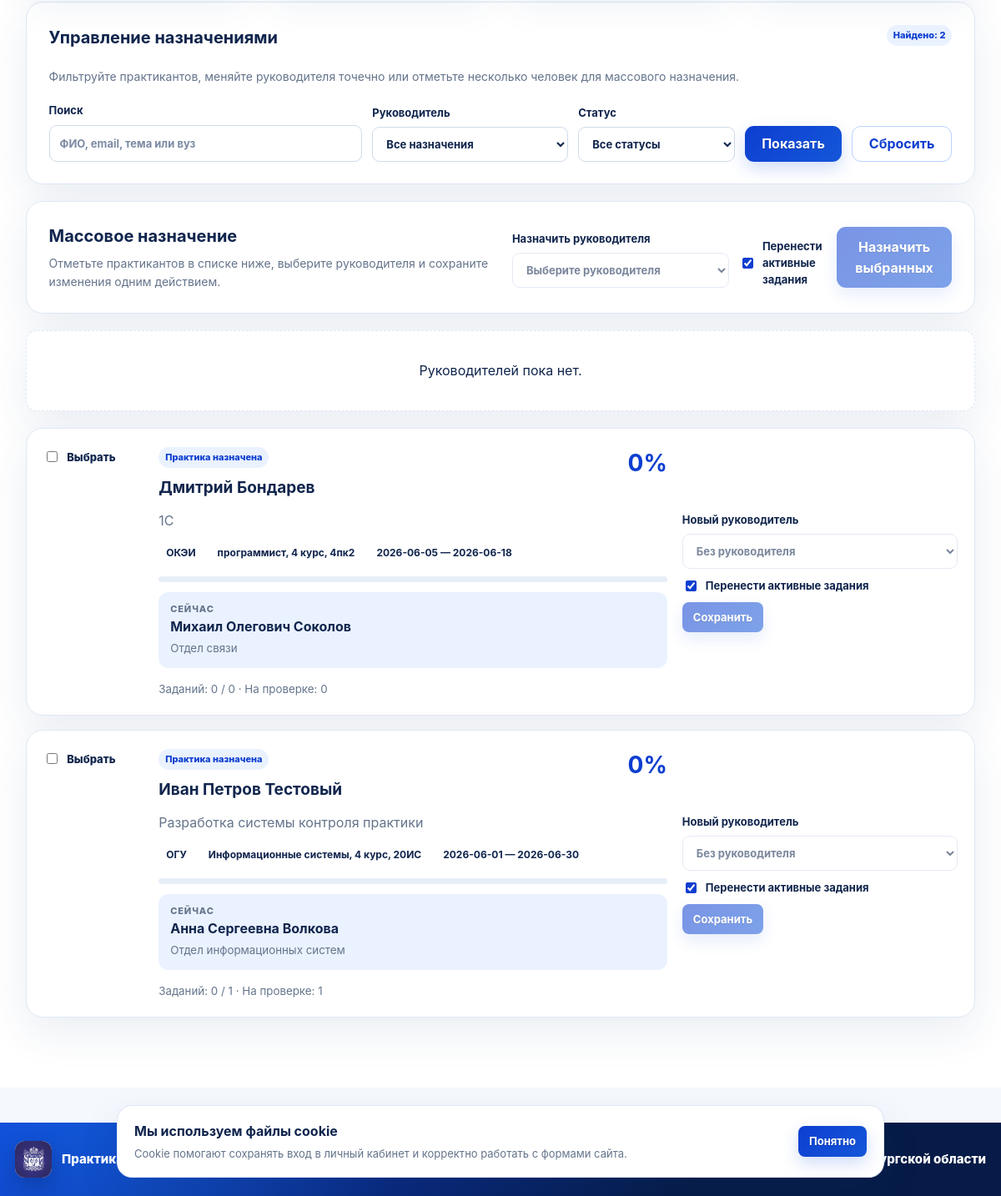
The app's page /index.php?page=assignments (signed in, lower part), older data.
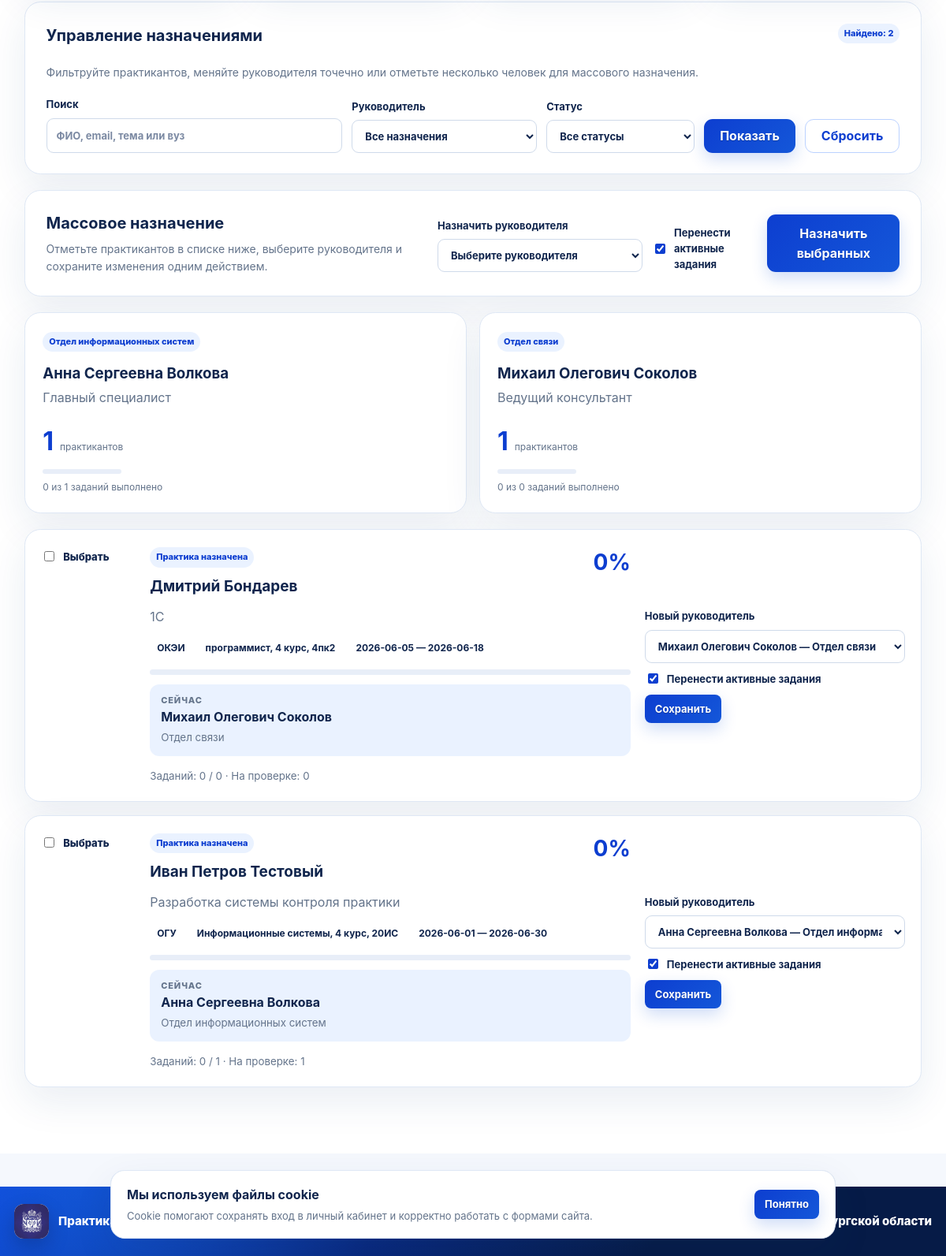
The same page, newer data.
### tables this page shows
CREATE TABLE users (
        id INTEGER PRIMARY KEY AUTOINCREMENT,
        full_name TEXT NOT NULL,
        email TEXT NOT NULL UNIQUE,
        password_hash TEXT NOT NULL,
        role TEXT NOT NULL CHECK(role IN ('admin', 'mentor', 'intern')),
        phone TEXT DEFAULT '',
        department TEXT DEFAULT '',
        position TEXT DEFAULT '',
        created_at TEXT NOT NULL DEFAULT CURRENT_TIMESTAMP
    , mentor_status TEXT NOT NULL DEFAULT 'approved' CHECK(mentor_status IN ('approved', 'pending')));

### config.php (called while the page is built, shortened)
<?php
function e(?string $value): string
{
    return htmlspecialchars($value ?? '', ENT_QUOTES, 'UTF-8');
}
function user(): ?array
{
    return $_SESSION['user'] ?? null;
}
function fetch_all(PDO $db, string $sql, array $params = []): array
{
    $stmt = $db->prepare($sql);
    $stmt->execute($params);
    return $stmt->fetchAll();
}

### index.php (the view, shortened to what this page needs)
<?php
require __DIR__ . '/config.php';
$page = $_GET['page'] ?? (user() ? 'dashboard' : 'home');
$mentors = fetch_all($db, "SELECT id, full_name, department, position FROM users WHERE role = 'mentor' AND mentor_status = 'approved' ORDER BY full_name");
$publicPages = ['home', 'about', 'login', 'register', 'forgot', 'reset'];
$current = user();
if (!in_array($page, $publicPages, true)) {
    $current = require_role('intern', 'mentor', 'admin');
}
function nav_items(?array $current): array
{
    return ['dashboard' => 'Обзор', 'users' => 'Пользователи', 'assignments' => 'Назначения'];
}
?>
<!doctype html>
<html lang="ru">
<head>
    <link rel="stylesheet" href="assets/style.css?v=20260606-mobile-theme">
    <link rel="stylesheet" href="assets/responsive-theme.css?v=20260608-intern-detail">
</head>
<body>
<main>
<?php if ($page === 'home'): ?>
    <section class="hero">
        <div>
            <span class="eyebrow">Единая цифровая среда практики</span>
            <h1>От заявки до итогового заключения — в одной системе</h1>
            <p>Организация, сопровождение и контроль прохождения практики студентами в Министерстве цифрового развития и связи Оренбургской области.</p>
            <div class="actions"><a class="button" href="index.php?page=register">Подать заявку</a><a class="button secondary" href="index.php?page=about">Как это работает</a></div>
        </div>
        <div class="hero-visual">
            <div class="hero-glow"></div>
            <img class="hero-brand-card" src="assets/mincifra-card.jpg" alt="Министерство цифрового развития и связи Оренбургской области">
            <div class="hero-card">
                <img src="assets/orenburg-emblem.webp" alt="Герб Оренбургской области"><div><b>Официальная система</b></div>
            </div>
        </div>
    </section>
    <section class="section"><div class="section-head"><span class="eyebrow">Возможности</span><h2>Практика без лишней переписки</h2></div>
        <div class="feature-showcase">
            <article class="feature feature-primary"><b>01</b><h3>Практикантам</h3><p>Регистрация, выбор руководителя, задания, дневник практики и загрузка отчётов в одном кабинете.</p></article>
            <article class="feature feature-primary"><b>02</b><h3>Руководителям</h3><p>Общий прогресс студентов, постановка задач, проверка отчётов и ежедневных записей дневника.</p></article>
        </div>
    </section>
    <section class="section location-section">
        <div class="location-card">
            <div class="location-copy">
                <span class="eyebrow">Где мы находимся</span>
                <h2>Здание Министерства цифрового развития и связи</h2>
                <a class="button secondary" href="https://yandex.ru/maps/-/CPX0MI7h" target="_blank" rel="noopener">Открыть в Яндекс.Картах</a>
            </div>
            <div class="map-frame">
                <iframe src="https://yandex.ru/map-widget/v1/?ll=55.096744%2C51.761768&amp;pt=55.096409%2C51.761616%2Cpm2rdm&amp;z=18" title="Карта расположения здания Министерства цифрового развития и связи" width="100%" height="720" loading="lazy" allowfullscreen></iframe>
            </div>
        </div>
    </section>
<?php else: ?>
    <?php if ($page === 'dashboard' && $current['role'] === 'intern'):
        $profile = fetch_one($db, 'SELECT p.*, u.full_name mentor_name, u.department FROM intern_profiles p LEFT JOIN users u ON u.id = p.mentor_id WHERE p.user_id = ?', [$current['id']]);
        $stats = fetch_one($db, "SELECT COUNT(*) total, SUM(CASE WHEN status='Выполнено' THEN 1 ELSE 0 END) done FROM tasks WHERE intern_id=?", [$current['id']]); ?>
        <div class="stat-grid"><article class="stat"><span>Общий прогресс</span><strong><?= progress($db, $current['id']) ?>%</strong><div class="progress"><i style="width:<?= progress($db, $current['id']) ?>%"></i></div></article><article class="stat"><span>Заданий выполнено</span><strong><?= (int)$stats['done'] ?> / <?= (int)$stats['total'] ?></strong></article><article class="stat"><span>Статус практики</span><strong class="status-text"><?= e($profile['status']) ?></strong></article></div>
        <div class="two-col"><section class="panel"><h2>Моя практика</h2><dl class="details"><dt>Тема</dt><dd><?= e($profile['practice_topic']) ?></dd><dt>Период</dt><dd><?= e($profile['start_date']) ?> — <?= e($profile['end_date']) ?></dd><dt>Руководитель</dt><dd><?= e($profile['mentor_name']) ?><small><?= e($profile['department']) ?></small></dd></dl></section><section class="panel"><h2>Быстрые действия</h2><div class="quick"><a href="index.php?page=tasks">Открыть задания <b>→</b></a><a href="index.php?page=diary">Заполнить дневник <b>→</b></a><a href="index.php?page=reports">Загрузить отчёт <b>→</b></a><a href="index.php?page=profile">Посмотреть заключение <b>→</b></a></div></section></div>
    <?php elseif ($page === 'interns' && $current['role']==='mentor'):
        $interns=fetch_all($db,'SELECT u.id,u.full_name,u.email,p.* FROM users u JOIN intern_profiles p ON p.user_id=u.id WHERE p.mentor_id=? ORDER BY u.full_name',[$current['id']]); ?>
        <section class="panel"><?php render_intern_table($db,$interns,true);?></section>
    <?php elseif ($page === 'assignments' && $current['role']==='admin'):
        $mentorStats=fetch_all($db,"SELECT u.id,u.full_name,u.department,u.position,COUNT(DISTINCT p.user_id) interns,COUNT(t.id) total_tasks,SUM(CASE WHEN t.status='Выполнено' THEN 1 ELSE 0 END) done_tasks FROM users u LEFT JOIN intern_profiles p ON p.mentor_id=u.id LEFT JOIN tasks t ON t.intern_id=p.user_id WHERE u.role='mentor' AND u.mentor_status='approved' GROUP BY u.id ORDER BY u.full_name");
        $filterMentor=$_GET['mentor'] ?? 'all'; $filterStatus=trim((string)($_GET['status'] ?? '')); $search=trim((string)($_GET['q'] ?? ''));
        $where=[]; $params=[];
        $interns=fetch_all($db,"SELECT u.id,u.full_name,u.email,p.university,p.specialty,p.course,p.group_name,p.practice_topic,p.start_date,p.end_date,p.status,p.mentor_id,m.full_name mentor_name,m.department mentor_department,(SELECT COUNT(*) FROM tasks WHERE intern_id=u.id) total_tasks,(SELECT SUM(CASE WHEN status='Выполнено' THEN 1 ELSE 0 END) FROM tasks WHERE intern_id=u.id) done_tasks,(SELECT COUNT(*) FROM reports WHERE intern_id=u.id AND status='На проверке') pending_reports,(SELECT COUNT(*) FROM diary_entries WHERE intern_id=u.id AND status='На проверке') pending_diary FROM users u JOIN intern_profiles p ON p.user_id=u.id LEFT JOIN users m ON m.id=p.mentor_id WHERE u.role='intern'".($where?' AND '.implode(' AND ',$where):'').' ORDER BY CASE WHEN p.mentor_id IS NULL THEN 0 ELSE 1 END,u.full_name',$params);
        ?>
        <section class="panel assignment-tools"><div class="panel-head"><div><h2>Управление назначениями</h2><p class="muted">Фильтруйте практикантов, меняйте руководителя точечно или отметьте несколько человек для массового назначения.</p></div><span class="badge">Найдено: <?=count($interns)?></span></div><form class="assignment-filter" method="get"><label>Поиск<input name="q" value="<?=e($search)?>" placeholder="ФИО, email, тема или вуз"></label><label>Руководитель<select name="mentor"><option value="all">Все назначения</option></select></label><label>Статус<select name="status"><option value="">Все статусы</option></select></label><button class="button" type="submit">Показать</button><a class="button secondary" href="index.php?page=assignments">Сбросить</a></form></section>
        <section class="panel bulk-panel"><div><h2>Массовое назначение</h2><p class="muted">Отметьте практикантов в списке ниже, выберите руководителя и сохраните изменения одним действием.</p></div><form id="bulkAssignForm" class="bulk-actions" method="post"><input type="hidden" name="action" value="assign_bulk"><?= csrf_field() ?><label>Назначить руководителя<select name="mentor_id" required <?=!$mentors?'disabled':''?>><option value="">Выберите руководителя</option><?php foreach($mentors as $m):?><option value="<?=$m['id']?>"><?=e($m['full_name'].' — '.$m['department'])?></option><?php endforeach;?></select></label><label class="check-row"><input type="checkbox" name="transfer_tasks" value="1" checked> Перенести активные задания</label><button class="button" type="submit" <?=!$mentors?'disabled':''?>>Назначить выбранных</button></form></section>
        <div class="mentor-board"><?php foreach($mentorStats as $m): $done=(int)($m['done_tasks'] ?? 0); $total=(int)$m['total_tasks']; $loadProgress=$total?round($done/$total*100):0;?><article class="mentor-card"><span class="badge"><?=e($m['department'] ?: 'Руководитель')?></span><h3><?=e($m['full_name'])?></h3><p><?=e($m['position'] ?: 'Ответственный за практику')?></p><div class="mentor-load"><b><?= (int)$m['interns'] ?></b><span>практикантов</span></div><div class="progress compact"><i style="width:<?=$loadProgress?>%"></i></div><small><?=$done?> из <?=$total?> заданий выполнено</small></article><?php endforeach;?><?php if(!$mentorStats):?><div class="empty">Руководителей пока нет.</div><?php endif;?></div>
        <div class="assignment-list"><?php foreach($interns as $i): $isUnassigned=empty($i['mentor_id']); $pending=(int)$i['pending_reports']+(int)$i['pending_diary'];?><article class="assignment-card <?=$isUnassigned?'needs-mentor':''?>"><label class="assign-check"><input type="checkbox" form="bulkAssignForm" name="intern_ids[]" value="<?=$i['id']?>"><span>Выбрать</span></label><div class="assignment-main"><div class="assignment-title"><div><span class="badge"><?=e($i['status'])?></span><h3><?=e($i['full_name'])?></h3></div><strong><?=$i['progress']?>%</strong></div><p><?=e($i['practice_topic'])?></p><div class="assignment-meta"><span><?=e($i['university'])?></span><span><?=e($i['specialty'])?>, <?=e((string)$i['course'])?> курс<?= $i['group_name'] ? ', '.e($i['group_name']) : '' ?></span><span><?=e($i['start_date'])?> — <?=e($i['end_date'])?></span></div><div class="progress"><i style="width:<?=$i['progress']?>%"></i></div><div class="assignment-current"><span>Сейчас</span><b><?=e($i['mentor_name'] ?: 'руководитель не назначен')?></b><?php if($i['mentor_department']):?><small><?=e($i['mentor_department'])?></small><?php endif;?></div><small>Заданий: <?= (int)$i['done_tasks'] ?> / <?= (int)$i['total_tasks'] ?> · На проверке: <?=$pending?></small></div><form class="assignment-form" method="post"><input type="hidden" name="action" value="assign_mentor"><?= csrf_field() ?><input type="hidden" name="intern_id" value="<?=$i['id']?>"><label>Новый руководитель<select name="mentor_id" <?=!$mentors?'disabled':''?>><option value="">Без руководителя</option><?php foreach($mentors as $m):?><option value="<?=$m['id']?>" <?=$m['id']==$i['mentor_id']?'selected':''?>><?=e($m['full_name'].' — '.$m['department'])?></option><?php endforeach;?></select></label><label class="check-row"><input type="checkbox" name="transfer_tasks" value="1" checked> Перенести активные задания</label><button class="button small" type="submit" <?=!$mentors?'disabled':''?>>Сохранить</button></form></article><?php endforeach;?><?php if(!$interns):?><div class="empty">По выбранным условиям практикантов не найдено.</div><?php endif;?></div>
    <?php endif; ?>
<?php endif; ?>
</main>
<footer class="site-footer">
    <div class="footer-main">
        <div class="footer-brand"><img src="assets/orenburg-emblem.webp" alt=""><div><b>Практика.Цифра</b></div></div>
        <nav class="footer-links">
            <?php foreach (nav_items(user()) as $key => $label): ?>
                <a href="index.php?page=<?= e($key) ?>"><?= e($label) ?></a>
            <?php endforeach; ?>
        </nav>
        <div class="footer-contact"><span>Минцифра Оренбургской области</span></div>
    </div>
</footer>
<div class="cookie-banner" data-cookie-banner hidden>
    <div>
        <b>Мы используем файлы cookie</b>
        <p>Cookie помогают сохранять вход в личный кабинет и корректно работать с формами сайта.</p>
    </div>
    <button class="button small" type="button" data-cookie-accept>Понятно</button>
</div>
</body></html>

Row changes from the older to the newer data that the page shows:
now on this page (row edited): users: department "Отдел информационных систем", full_name "Анна Сергеевна Волкова", position "Главный специалист", interns "1", done "0", total "1"
now on this page (row edited): users: department "Отдел связи", full_name "Михаил Олегович Соколов", position "Ведущий консультант", interns "1", done "0", total "0"
Text that changed along with them:
form field mentor_id: "Без руководителя" → "Михаил Олегович Соколов — Отдел связи"
form field mentor_id: "Без руководителя" → "Анна Сергеевна Волкова — Отдел информационных систем"
text no longer shown: "Руководителей пока нет."
